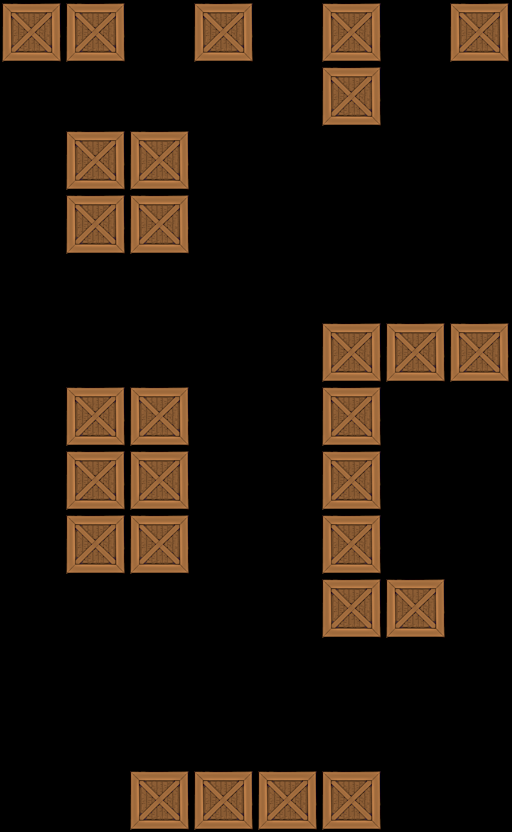

This is a level from a 2D game, rendered from its Tiled map with the project's own tilesets. A one-line summary and the map file follow, with tile-layer data summarised:
An orthogonal 8x13 tile map with 64x64 px tiles, 1 tile layer (Tile Layer 1).

<map version="1.0" orientation="orthogonal" width="8" height="13" tilewidth="64" tileheight="64">
 <tileset firstgid="1" name="crate" tilewidth="64" tileheight="64">
  <image source="../../crate3.png" width="64" height="64" />
 </tileset>
 <layer name="Tile Layer 1" width="8" height="13">
  <data>[104 cells, 28 non-empty, 1 distinct tile ids]</data>
 </layer>
</map>
